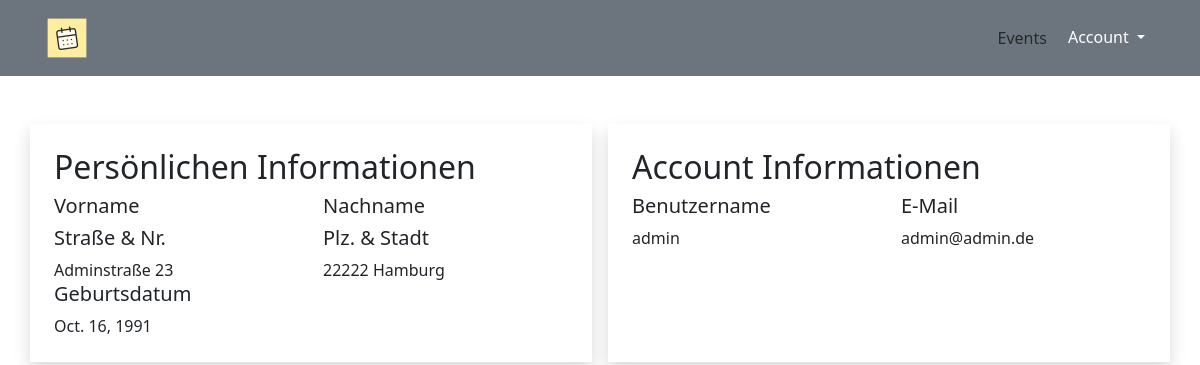
The app's page /profile (signed in) with its own data.
### ticketApp/models.py (models this page shows, shortened)
class Profile(models.Model):
    user = models.OneToOneField(User, on_delete=models.CASCADE)
    street = models.CharField(max_length=200, blank=True)
    zip_code = models.IntegerField(default=0, blank=True)
    city = models.CharField(max_length=100, blank=True)
    birth_date = models.DateField(null=True, blank=True)

### ticketApp/views.py (the view)
# urls.py: path('profile', views.profile, name='profile'),
def profile(request):
    user_profile = request.user.profile
    if request.method == 'POST':
        form = ProfileForm(request.POST, instance=request.user.profile)
        if form.is_valid():
            form.save()
    else:
        required_fields = ['street', 'zip_code', 'city', 'birth_date']
        profile_incomplete = False
        for field in required_fields:
            if not getattr(user_profile, field):
                profile_incomplete = True
                break
        form = ProfileForm()
        context = {
            'user_profile': user_profile,
            'profile_incomplete': profile_incomplete,
            'form': form
        }
        return render(request, "profile/index.html", context)

### ticketApp/templates/profile/index.html (shortened to what this page needs)
{% extends 'base.html' %}
{% load widget_tweaks %}
{% block content %}
    <div class="container">
        <div class="row mt-5 gap-3">
            <div class="col shadow p-4">
                <h2>Persönlichen Informationen</h2>
                <div class="row">
                    <div class="col-6">
                        <h5>Vorname</h5>
                    </div>
                    <div class="col-6">
                        <h5>Nachname</h5>
                    </div>
                    <div class="col-6">
                        <h5>Straße & Nr.</h5>
                        {{ user_profile.street }}
                    </div>
                    <div class="col-6">
                        <h5>Plz. & Stadt</h5>
                        {{ user_profile.zip_code }} {{ user_profile.city }}
                    </div>
                    <div class="col-6">
                        <h5>Geburtsdatum</h5>
                        {{ user_profile.birth_date }}
                    </div>
                </div>
            </div>
            <div class="col shadow p-4">
                <div class="row">
                    <h2>Account Informationen</h2>
                    <div class="col-6">
                        <h5>Benutzername</h5>
                        {{ request.user.get_username }}
                    </div>
                    <div class="col-6">
                        <h5>E-Mail</h5>
                        {{ request.user.email }}
                    </div>
                </div>
            </div>
        </div>
    </div>
{% endblock content %}

### records on screen
Profile: street "Adminstraße 23", zip_code "22222", city "Hamburg", birth_date "Oct. 16, 1991"

### other values on screen
{{ request.user.get_username }} "admin"
{{ request.user.email }} "admin@admin.de"
